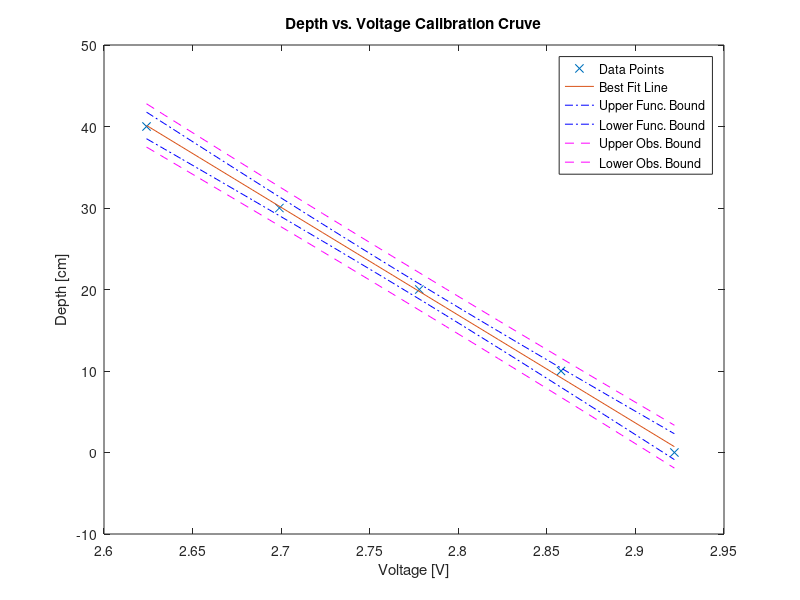

Write MATLAB code to recreate this figure.
% data values
depth_data = [0 10 20 30 40]; %REPLACE WITH OUR DATA
voltage = [2.922 2.858 2.778 2.699 2.624]; %REPLACE WITH OUR DATA

x = voltage; 
y = depth_data; 
confLev = 0.95; % The confidence level
N = length(y); % The number of data points
xbar = mean(x);
ybar = mean(y);

%sum of squared differences
Sxx = dot((x-xbar),(x-xbar));
%Sxx = (x-xbar)*transpose(x-xbar);
% beta1 is the estimated best slope of the best-fit line
beta1 = dot((x-xbar),(y-ybar))/Sxx
% beta1 = ((x-xbar)*transpose(y-ybar))/Sxx
% beta0 is the estimated best-fit y-intercept of the best fit line
beta0 = ybar - beta1*xbar

%fitted data
yfit = beta0 + beta1*x;
%sum of the squared residuals
SSE = dot((y - yfit),(y - yfit)) % Sum of the squared residuals
% SSE = (y - yfit)*transpose(y - yfit) % Sum of the squared residuals
Se = sqrt(SSE/(N-2)) % The Root Mean Square Residual
%Sample standard error for beta0 and beta1
Sbeta0 = Se*sqrt(1/N + xbar^2/Sxx)
Sbeta1 = Se/sqrt(Sxx)

% tinv defaults to 1-sided test. We need 2-sides, hence:(1-0.5*(1-confLev))
StdT = tinv((1-0.5*(1-confLev)),N-2) % The Student's t factor
lambdaBeta1 = StdT*Sbeta1 % The 1/2 confidence interval on beta1
lambdaBeta0 = StdT*Sbeta0 % The 1/2 confidence interval on beta0

%plotting
range = max(x) - min(x);
xplot = min(x):range/30:max(x); % Generate array for plotting
yplot = beta0 + beta1*xplot; % Generate array for plotting

%functional range
Syhat = Se*sqrt(1/N + (xplot - xbar).*(xplot - xbar)/Sxx);
lambdayhat = StdT*Syhat;

%observational range
Sy = Se*sqrt(1+1/N + (xplot - xbar).*(xplot - xbar)/Sxx);
lambday = StdT*Sy;

figure()
plot(x,y,'x')
hold on
%best fit line
plot(xplot,yplot)
%functional high side, functional low side (blue)
plot(xplot,yplot+lambdayhat,'-.b',xplot,yplot-lambdayhat,'-.b')
%observational high side, observational low side (magenta)
plot(xplot,yplot+lambday,'--m',xplot,yplot-lambday,'--m')
title('Depth vs. Voltage Calibration Cruve')
xlabel('Voltage [V]')
ylabel('Depth [cm]')
if beta1 > 0 % Fix legend location
    location = 'northwest';
else
    location = 'northeast';
end
legend('Data Points','Best Fit Line','Upper Func. Bound',...
    'Lower Func. Bound', 'Upper Obs. Bound', 'Lower Obs. Bound',...
    'Location', location)
